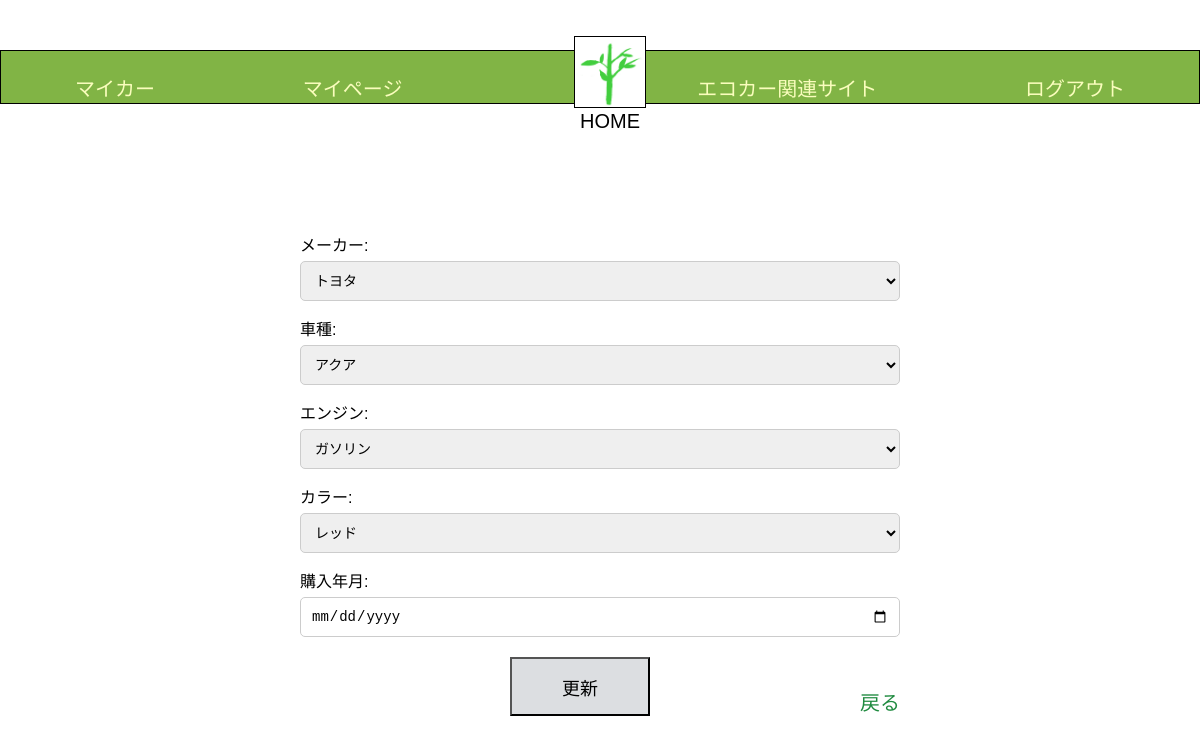
The page /Edrive/mycar_detail/1 on the database as committed earlier.
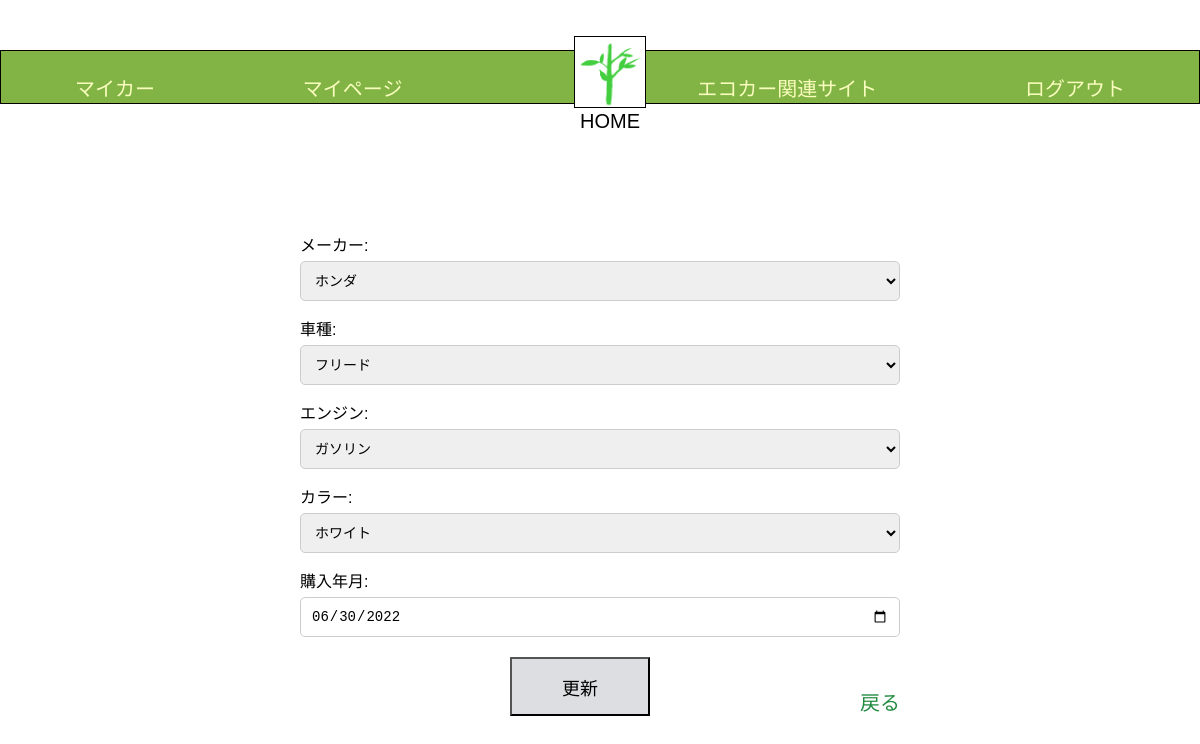
The same page on the database as committed later.
### Edrive/models.py (models this page shows)
class BaseModel(models.Model):
    created_at = models.DateTimeField(auto_now_add=True)
    updated_at = models.DateTimeField(auto_now=True)
    class Meta:
        abstract = True

class CarModels(BaseModel):
    name = models.CharField(max_length=1000, default='default_name')
    manufacturer = models.ForeignKey(Manufacturers, on_delete=models.CASCADE, null=True, )
    car_model_name = models.CharField(max_length=120)
    engine_type = models.CharField(max_length=50)
    color = models.CharField(max_length=150)
    average_fuel_efficiency = models.FloatField(null=True, default=None)
    car_group = models.CharField(max_length=200, null=True, default=None)
    class Meta:
        db_table = 'car_models'

class MyCars(BaseModel):
    name = models.CharField(max_length=1000, default='default_name')
    user = models.ForeignKey(User, related_name='mycars', on_delete=models.CASCADE)
    car_model = models.ForeignKey(CarModels, on_delete=models.CASCADE,null=True)
    purchase_on = models.DateField(null=True)
    next_oil_change_on = models.DateField(null=True)
    next_inspection_on = models.DateField(null=True)
    target_fuel_efficiency = models.FloatField(null=True, blank=True)
    class Meta:
        db_table = 'my_cars'

### Edrive/views.py (the view, shortened to what this page needs)
# urls.py: path('mycar_detail/<int:pk>',MyCarDetailView.as_view(), name = 'mycar_detail'),
class MyCarDetailView(View):
    template_name = 'mycar_detail.html'
    def get(self, request, *args,**kwargs):
        user = self.get_object()
        mycars_instance = MyCars.objects.filter(user=user).first()
        if mycars_instance:
            car_model = mycars_instance.car_model
            form1 = MyCarDetailForm(instance=car_model)
            form2 = MyCarDeForm(instance=mycars_instance)
        else:
            form1 = MyCarDetailForm()
            form2 = MyCarDeForm()
        return render(request, self.template_name,{'form1': form1, 'form2': form2, 'mycars_instance': mycars_instance})
    def get_object(self):
        return User.objects.get(pk=self.kwargs['pk'])

### Edrive/forms.py
class MyCarDeForm(forms.ModelForm):
    purchase_on = forms.DateField(label = '購入年月', required=False, widget=forms.DateInput(attrs={'type': 'date', 'class':'form-control'}))
    class Meta:
        model = MyCars
        fields = ['purchase_on']

### templates/mycar_detail.html (shortened to what this page needs)
{% load static %}
<!DOCTYPE html>
<html lang="ja">
   <head>
      <link rel="stylesheet" href="{% static 'css/style.css' %}">
   </head>
   <body>
       <header class="header-container">
      <nav class="navbar navbar-expand-lg navbar-light bg-light">
        <a class="navbar-brand" href="{% url 'Edrive:my_car' user.pk %}">マイカー</a>
        <a class="navbar-brand" href="{% url 'Edrive:mypage' user.pk %}">マイページ</a>
        <div class="logo">
        <a href="{% url 'Edrive:home' %}" class="home-link">
             <img src = "{% get_media_prefix %}shinryoku.png"  alt = "ホーム">
             <p>HOME</p>
        </a>
        </div>
        <a class="navbar-brand" href="{% url 'Edrive:eco_car_site' %}">エコカー関連サイト</a>
        <a class="navbar-brand" href="{% url 'Edrive:login' %}">ログアウト</a>
      </nav>
      </header>
    <div class="detail-container">
       <form method="POST" action="">
   <div class="form-group">
                {{ form1.manufacturer_name.label_tag }}
                {{ form1.manufacturer_name }}
            </div>
            <div class="form-group">
                {{ form1.car_model_name.label_tag }}
                {{ form1.car_model_name }}
            </div>
            <div class="form-group">
                {{ form1.engine_type.label_tag }}
                {{ form1.engine_type }}
            </div>
            <div class="form-group">
                {{ form1.color.label_tag }}
                {{ form1.color }}
            </div>
            <div class="form-group">
                {{ form2.purchase_on.label_tag }}
                {{ form2.purchase_on }}
            </div>
            <div class="btn-container">
   <input type="submit" value="更新" class="btn">
</form>
      <nav class="detail-navbar">
          <a class="navbar-brand" href="{% url 'Edrive:my_car' user.pk %}">戻る</a>
      </nav>
      </div>
    </body>
</html>

### static/css/style.css (style rules this page uses)
body { font-family: Arial, sans-serif; margin: 0; padding: 0; }
.header-container { text-align: center; background-color: #81b445; padding: 1px 0; margin-top: 50px; position: relative; border:1px solid black; height:auto; }
.header-container a.navbar-brand { color: #fafdbd; text-decoration: none; font-weight: 400; padding: 0.5px; justify-content: space-around; }
.logo img { width:70px; height: 70px; border: 1px solid black; }
.navbar-brand { font-size: 20px; color: #fafdbd; display: flex; margin: 0; }
.navbar { display: flex; justify-content: space-around; align-items: center; padding: 0; margin: 10px 0 0 0; }
.logo .home-link { display: flex; flex-direction: column; align-items: center; position: absolute; text-decoration: none; margin: 0 10px; top: -15px; left: 50%; transform: translateX(-50%); width: 80px; height: 80px; }
.logo p { margin: 2px 0 100px 0; font-size: 20px; color: #000000; font-weight:400; }
input[type="submit"] { margin-top: 10px; padding: 10px 50px; background-color: #dcdee1; color: black; cursor: pointer; }
.navbar-brand { display: flex; text-align: center; margin-top: 10px; }
.detail-container input[type="submit"] { width: 100%; padding: 10px; background-color: #dcdee1; color: black; cursor: pointer; font-size: 16px; }
.detail-navbar { display: flex; justify-content: center; margin-top: 20px; }
.detail-navbar a { color: #208b40; text-decoration: none; font-size: 20px; }
.detail-container { display: flex; flex-direction: column; align-items: center; justify-content: center; min-height: 100vh; margin: 0; font-family: Arial, sans-serif; }
.detail-container form { width: 50%; margin-bottom: 60px; }
.detail-container form .form-group { margin-bottom: 15px; }
.detail-container form .form-group label { font-size: 16px; margin-bottom: 5px; display: block; }
.detail-container form .form-group select, .detail-container form .form-control { width: 100%; padding: 10px; font-size: 14px; border: 1px solid #ccc; border-radius: 5px; box-sizing: border-box; }
.detail-container form .btn { width: auto; padding: 5px 50px; background-color: #dcdee1; color: black; cursor: pointer; font-size: 18px; text-align: center; margin: 0 auto; }
.detail-container form .btn-container { display: flex; justify-content: center; margin-top: 20px; }

Rows that differ between the two databases and show on the page:
added CarModels: car_model_name "フリード", engine_type "ガソリン", color "ホワイト"
added MyCars: purchase_on "06/30/2022"
Other text that changed with them:
form field manufacturer_name: "トヨタ" → "ホンダ"
form field car_model_name: "アクア" → (not shown)
form field engine_type: "ガソリン" → (not shown)
form field color: "レッド" → (not shown)
